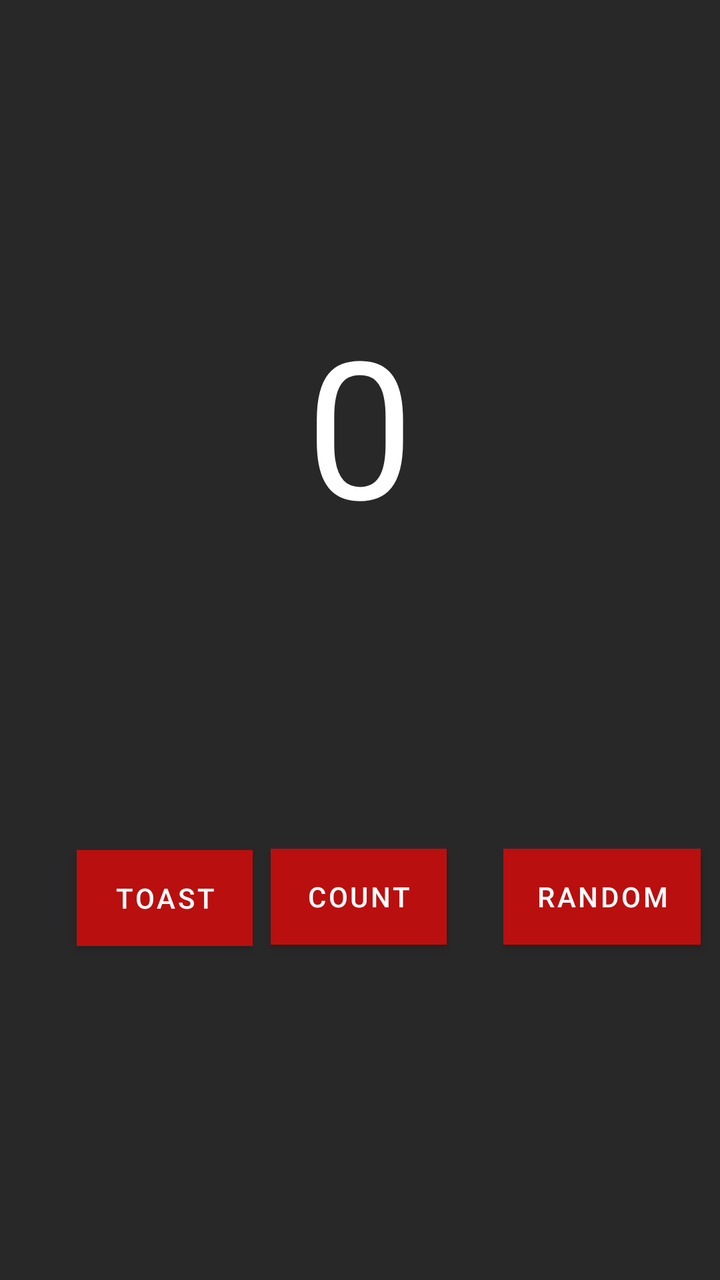
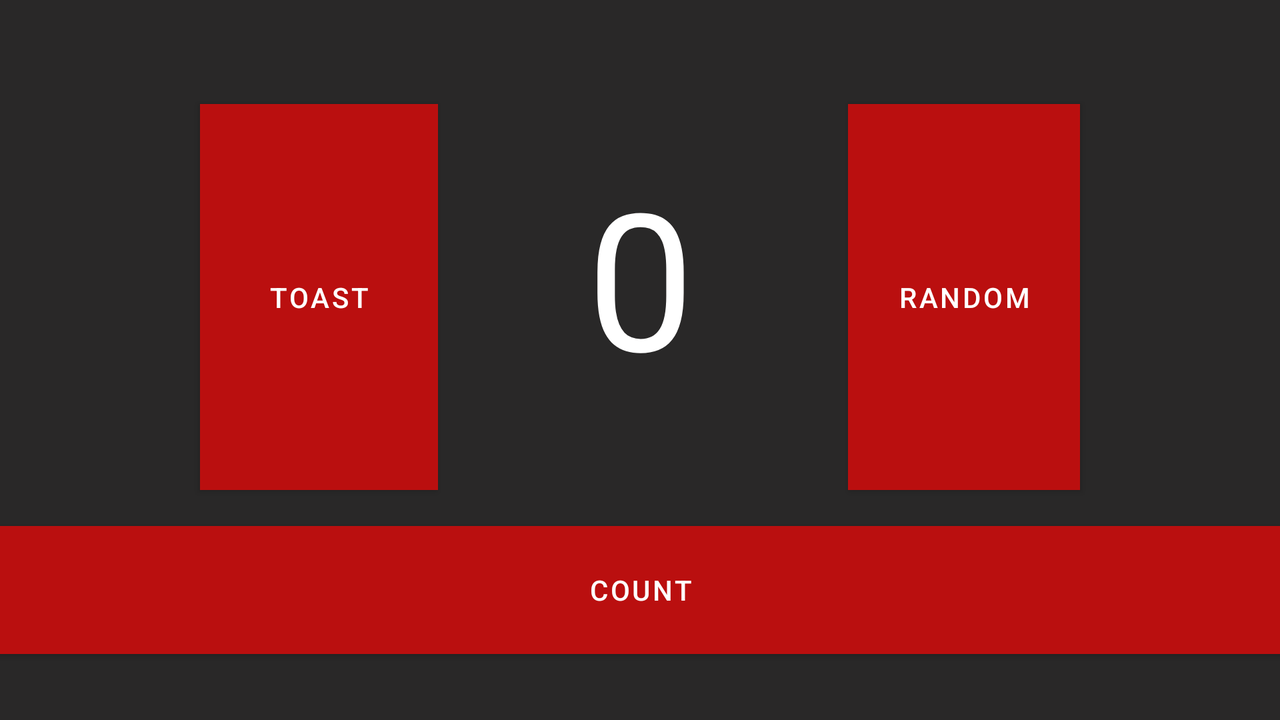

Compare how this app lays out the same screen by default and in its alternative resource folder. The renders come first, then the two layout files and the values they reference.
<!-- AndroidManifest.xml: application theme Theme.FirstProject_Week1 -->
<!-- res/layout/fragment_first.xml -->
<?xml version="1.0" encoding="utf-8"?>
<androidx.constraintlayout.widget.ConstraintLayout xmlns:android="http://schemas.android.com/apk/res/android"
    xmlns:app="http://schemas.android.com/apk/res-auto"
    xmlns:tools="http://schemas.android.com/tools"
    android:layout_width="match_parent"
    android:layout_height="match_parent"
    android:background="#292828"
    tools:context=".FirstFragment">

    <TextView
        android:id="@+id/textview_first"
        android:layout_width="146dp"
        android:layout_height="131dp"
        android:autoText="false"
        android:gravity="center|center_vertical"
        android:text="0"
        android:textAlignment="center"
        android:textColor="#FFFFFF"
        android:textSize="96sp"
        app:layout_constraintBottom_toTopOf="@id/btnCount"
        app:layout_constraintEnd_toEndOf="parent"
        app:layout_constraintHorizontal_bias="0.498"
        app:layout_constraintStart_toStartOf="parent"
        app:layout_constraintTop_toTopOf="parent"
        tools:ignore="TextContrastCheck,TextContrastCheck" />

    <Button
        android:id="@+id/btnCount"
        android:layout_width="wrap_content"
        android:layout_height="wrap_content"
        android:background="#BC1919"
        android:gravity="center|center_vertical"
        android:text="Count"
        app:backgroundTint="#BA0F0F"
        app:layout_constraintBottom_toBottomOf="parent"
        app:layout_constraintEnd_toEndOf="parent"
        app:layout_constraintHorizontal_bias="0.498"
        app:layout_constraintStart_toStartOf="parent"
        app:layout_constraintTop_toTopOf="parent"
        app:layout_constraintVertical_bias="0.717" />

    <Button
        android:id="@+id/btnToast"
        android:layout_width="wrap_content"
        android:layout_height="wrap_content"
        android:layout_marginStart="36dp"
        android:background="#EBE8EC"
        android:focusable="true"
        android:gravity="center|center_vertical"
        android:text="Toast"
        app:backgroundTint="#BA0F0F"
        app:layout_constraintBottom_toBottomOf="parent"
        app:layout_constraintCircleRadius="50dp"
        app:layout_constraintEnd_toStartOf="@+id/btnCount"
        app:layout_constraintHorizontal_bias="0.216"
        app:layout_constraintStart_toStartOf="parent"
        app:layout_constraintTop_toTopOf="parent"
        app:layout_constraintVertical_bias="0.718"
        tools:ignore="MissingConstraints,TextContrastCheck" />

    <Button
        android:id="@+id/btnRandom"
        android:layout_width="wrap_content"
        android:layout_height="wrap_content"
        android:layout_marginStart="28dp"
        android:background="#E41C1C"
        android:focusable="true"
        android:gravity="center|center_vertical"
        android:text="Random"
        app:backgroundTint="#BA0F0F"
        app:layout_constraintBottom_toBottomOf="parent"
        app:layout_constraintEnd_toEndOf="parent"
        app:layout_constraintHorizontal_bias="0.028"
        app:layout_constraintStart_toEndOf="@+id/btnCount"
        app:layout_constraintTop_toTopOf="parent"
        app:layout_constraintVertical_bias="0.717"
        tools:ignore="MissingConstraints" />
</androidx.constraintlayout.widget.ConstraintLayout>
<!-- resources referenced by this layout -->
<resources>
  <style name="Theme.FirstProject_Week1" parent="Theme.MaterialComponents.DayNight.DarkActionBar">
          
          <item name="colorPrimary">@color/purple_500</item>
          <item name="colorPrimaryVariant">@color/purple_700</item>
          <item name="colorOnPrimary">@color/white</item>
          
          <item name="colorSecondary">@color/teal_200</item>
          <item name="colorSecondaryVariant">@color/teal_700</item>
          <item name="colorOnSecondary">@color/black</item>
          
          <item name="android:statusBarColor" tools:targetApi="l">?attr/colorPrimaryVariant</item>
          
      </style>
  <color name="purple_500">#FF6200EE</color>
  <color name="purple_700">#FF3700B3</color>
  <color name="white">#FFFFFFFF</color>
  <color name="teal_200">#FF03DAC5</color>
  <color name="teal_700">#FF018786</color>
  <color name="black">#FF000000</color>
</resources>
<!-- res/layout-land/fragment_first.xml (the repository's variant of the layout above) -->
<!-- drawn on the phone turned sideways -->
<?xml version="1.0" encoding="utf-8"?>
<androidx.constraintlayout.widget.ConstraintLayout xmlns:android="http://schemas.android.com/apk/res/android"
    xmlns:app="http://schemas.android.com/apk/res-auto"
    xmlns:tools="http://schemas.android.com/tools"
    android:layout_width="match_parent"
    android:layout_height="match_parent"
    android:background="#292828"
    tools:context=".FirstFragment">

    <TextView
        android:id="@+id/textview_first"
        android:layout_width="353dp"
        android:layout_height="244dp"
        android:layout_marginTop="16dp"
        android:autoText="false"
        android:gravity="center|center_vertical"
        android:text="0"
        android:textAlignment="center"
        android:textColor="#FFFFFF"
        android:textSize="96sp"
        app:layout_constraintEnd_toEndOf="parent"
        app:layout_constraintStart_toStartOf="parent"
        app:layout_constraintTop_toTopOf="parent"
        tools:ignore="TextContrastCheck,TextContrastCheck" />

    <Button
        android:id="@+id/btnCount"
        android:layout_width="755dp"
        android:layout_height="64dp"
        android:layout_marginStart="32dp"
        android:layout_marginTop="24dp"
        android:layout_marginEnd="32dp"
        android:layout_marginBottom="54dp"
        android:background="#BC1919"
        android:gravity="center|center_vertical"
        android:text="Count"
        app:backgroundTint="#BA0F0F"
        app:layout_constraintBottom_toBottomOf="parent"
        app:layout_constraintEnd_toEndOf="parent"
        app:layout_constraintStart_toStartOf="parent"
        app:layout_constraintTop_toBottomOf="@+id/textview_first" />

    <Button
        android:id="@+id/btnToast"
        android:layout_width="119dp"
        android:layout_height="193dp"
        android:layout_marginStart="100dp"
        android:layout_marginTop="52dp"
        android:background="#EBE8EC"
        android:focusable="true"
        android:gravity="center|center_vertical"
        android:text="Toast"
        app:backgroundTint="#BA0F0F"
        app:layout_constraintCircleRadius="50dp"
        app:layout_constraintStart_toStartOf="parent"
        app:layout_constraintTop_toTopOf="parent"
        tools:ignore="MissingConstraints,TextContrastCheck" />

    <Button
        android:id="@+id/btnRandom"
        android:layout_width="116dp"
        android:layout_height="193dp"
        android:layout_marginTop="52dp"
        android:layout_marginEnd="100dp"
        android:background="#E41C1C"
        android:focusable="true"
        android:gravity="center|center_vertical"
        android:text="Random"
        app:backgroundTint="#BA0F0F"
        app:layout_constraintEnd_toEndOf="parent"
        app:layout_constraintTop_toTopOf="parent"
        tools:ignore="MissingConstraints" />
</androidx.constraintlayout.widget.ConstraintLayout>
